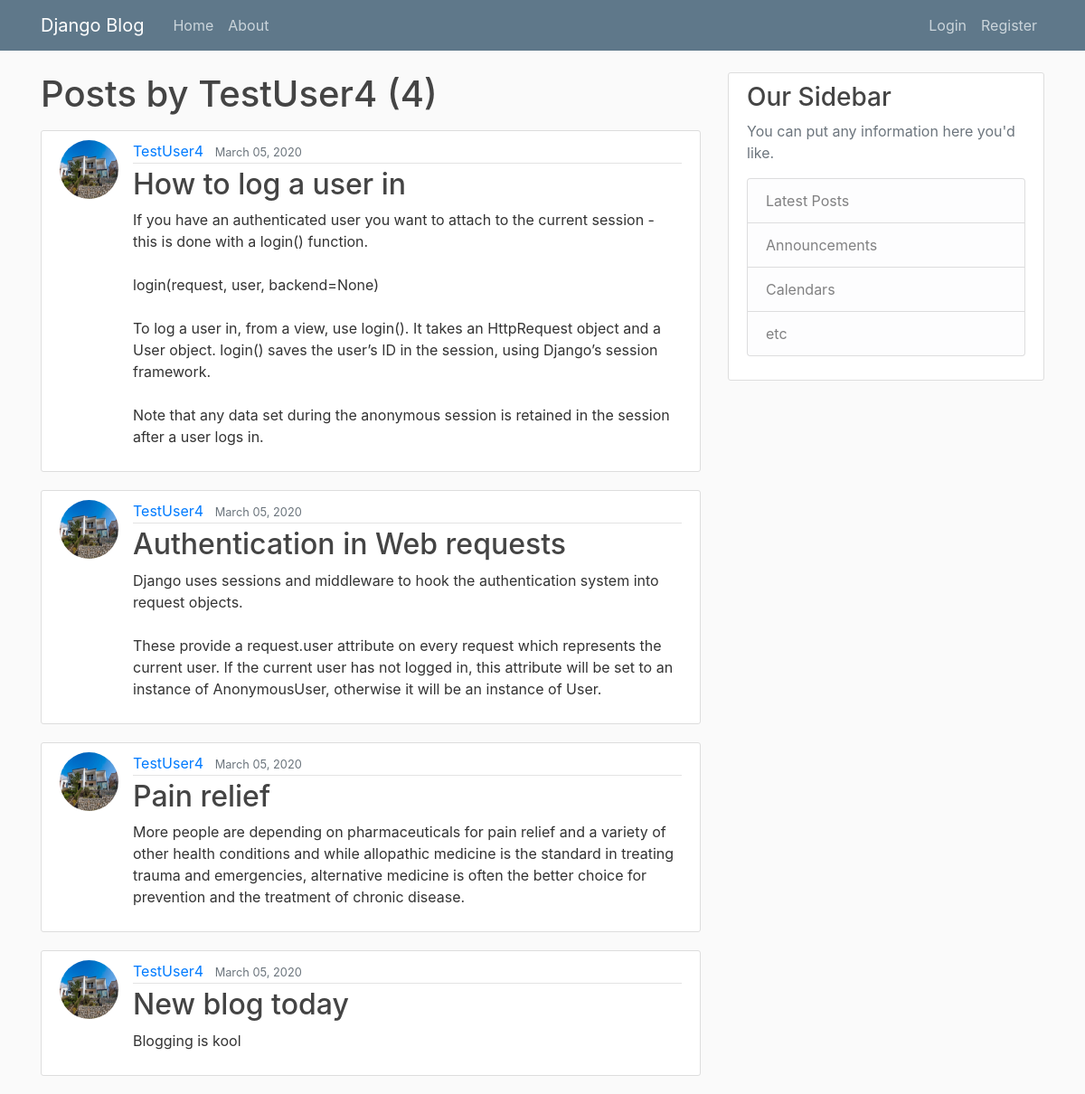
/user/TestUser4, run on an earlier commit of the app's database.
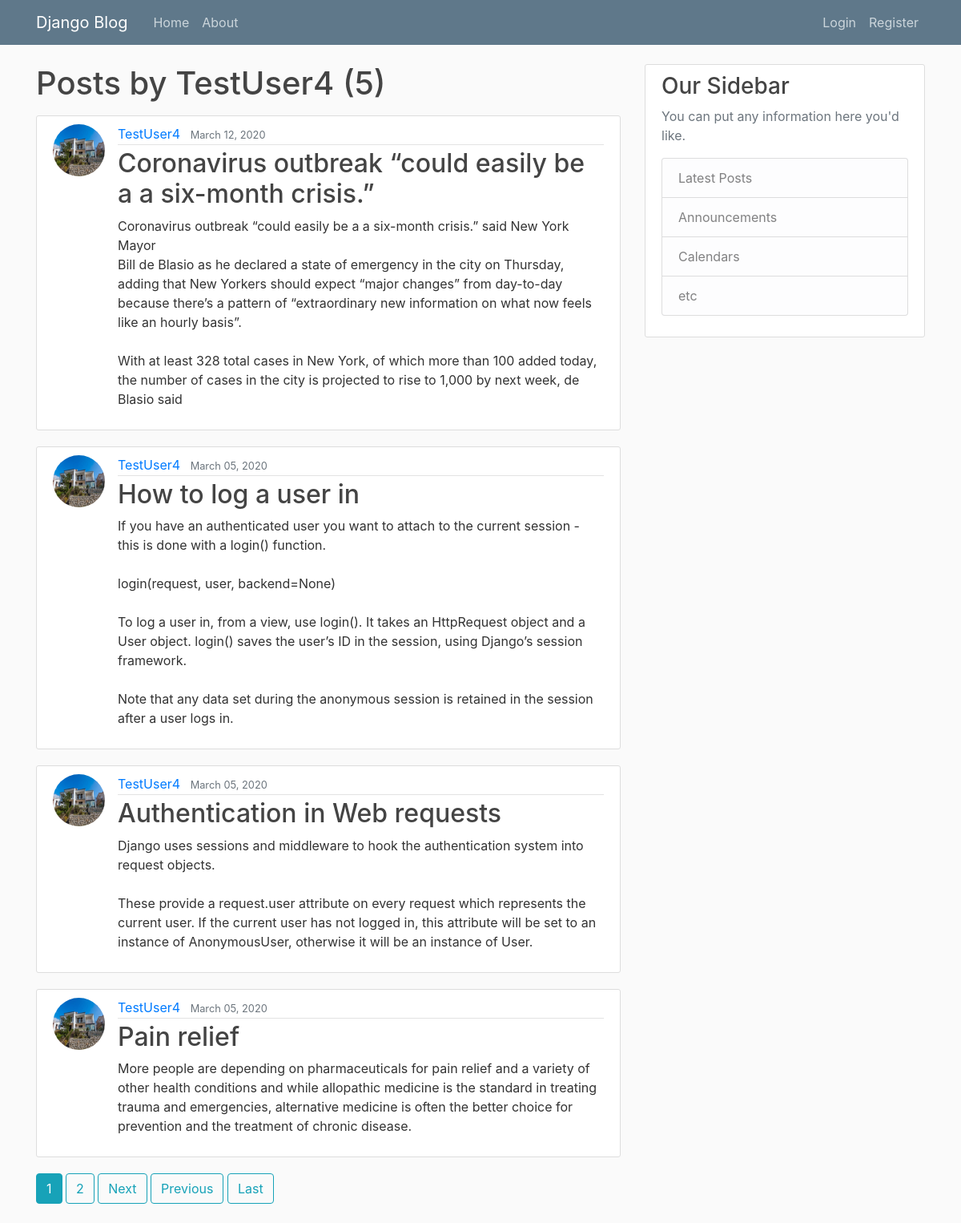
And on a later commit of the database.
### blog/models.py (models this page shows, shortened)
class Post(models.Model):
    title = models.CharField(max_length=100)
    content = models.TextField()
    date_posted = models.DateTimeField(default=timezone.now)
    author = models.ForeignKey(User, on_delete=models.CASCADE)

### users/models.py (models this page shows, shortened)
class Profile(models.Model):
    user = models.OneToOneField(User, on_delete=models.CASCADE)
    image = models.ImageField(default='profile_pics/default.png', upload_to='profile_pics')

### blog/views.py (the view)
# urls.py: path('user/<str:username>', UserPostListView.as_view(), name='user-posts'),
class UserPostListView(ListView):
    model = Post
    template_name = 'blog/user_posts.html'
    context_object_name = 'posts'
    paginate_by = 4
    def get_queryset(self):
        user = get_object_or_404(User, username=self.kwargs.get('username'))
        return Post.objects.filter(author=user).order_by('-date_posted')

### blog/templates/blog/user_posts.html (shortened to what this page needs)
{% extends "blog/base.html" %}
{% block content %}
	<h1 class="mb-3"> Posts by {{ view.kwargs.username }} ({{ page_obj.paginator.count }}) </h1>
	{% for post in posts %}
		<article class="media content-section">
			<img class="rounded-circle article-img" src="{{ post.author.profile.image.url }}">
		  <div class="media-body">
		    <div class="article-metadata">
		      <a class="mr-2" href="{% url 'user-posts' post.author.username %}">{{ post.author }}</a>
		      <small class="text-muted">{{ post.date_posted|date:"F d, Y" }}</small>
		    </div>
		    <h2><a class="article-title" href="{% url 'post-detail' post.id %}">{{ post.title }}</a></h2>
		    <p class="article-content">{{ post.content }}</p>
		  </div>
		</article>
	{% endfor %}
	{% if is_paginated %}
		{% for num in page_obj.paginator.page_range %}
			{% if page_obj.number == num %}
				<a class="btn btn-info mb-4" href="?page={{ num }}">{{ num }}</a>
			{% elif num > page_obj.number|add:'-3' and num < page_obj.number|add:'3' %}
				<a class="btn btn-outline-info mb-4" href="?page={{ num }}">{{ num }}</a>
			{% endif %}
		{% endfor %}
		{% if page_obj.has_next %}
			<a class="btn btn-outline-info mb-4" href="?page={{ page_obj.next_page_number }}">Next</a>
			<a class="btn btn-outline-info mb-4" href="?page={{ page_obj.previous_page_numbers }}">Previous</a>
			<a class="btn btn-outline-info mb-4" href="?page={{ page_obj.paginator.num_pages }}">Last</a>
		{% endif %}
	{% endif %}
{% endblock content %}

What changed in the data, as far as the page shows it:
no longer on this page (row unchanged): Post: author.profile.image (picture), author "TestUser4", date_posted "March 05, 2020", title "New blog today", content "Blogging is kool"
added Post: author.profile.image (picture), author "TestUser4", date_posted "March 12, 2020", title "Coronavirus outbreak “could easily be a a six-month crisis.”", content "Coronavirus outbreak “could easily be a a six-month crisis.” said New York Mayor Bill de Blasio as he declared a state of emergency in the city on Thursday, adding that New Yorkers should expect “major changes” from day-to-day because there’s a pattern of “extraordinary new information on what now feels like an hourly basis”. With at least 328 total cases in New York, of which more than 100 added today, the number of cases in the city is projected to rise to 1,000 by next week, de Blasio said"
Also different on the page:
{{ page_obj.paginator.count }}: "4" → "5"
new list line: "1"
new list line: "2"
text now shown: "Next Previous Last"
